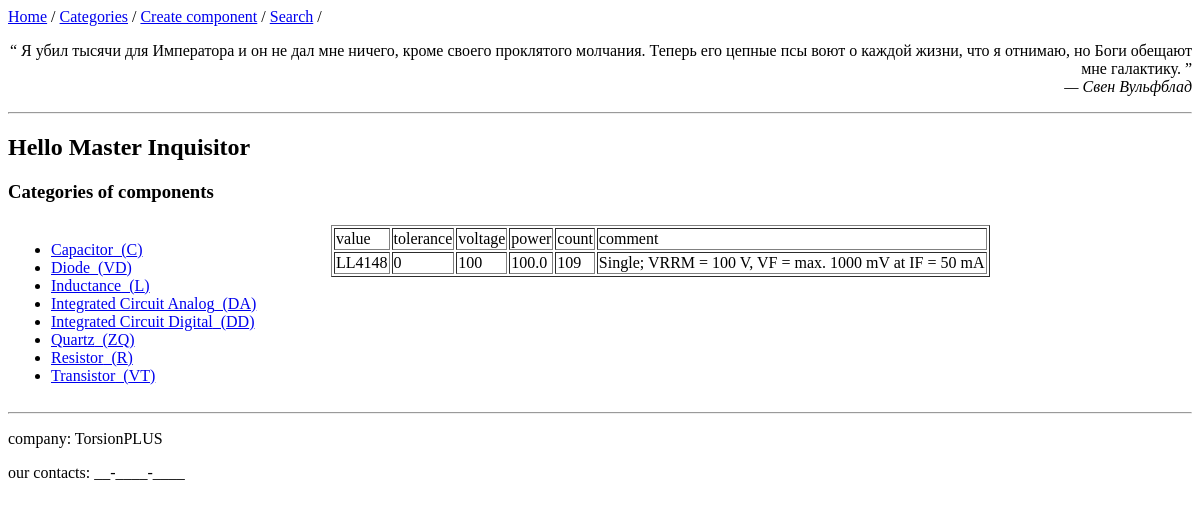
The page /categories/diode on the database as committed earlier.
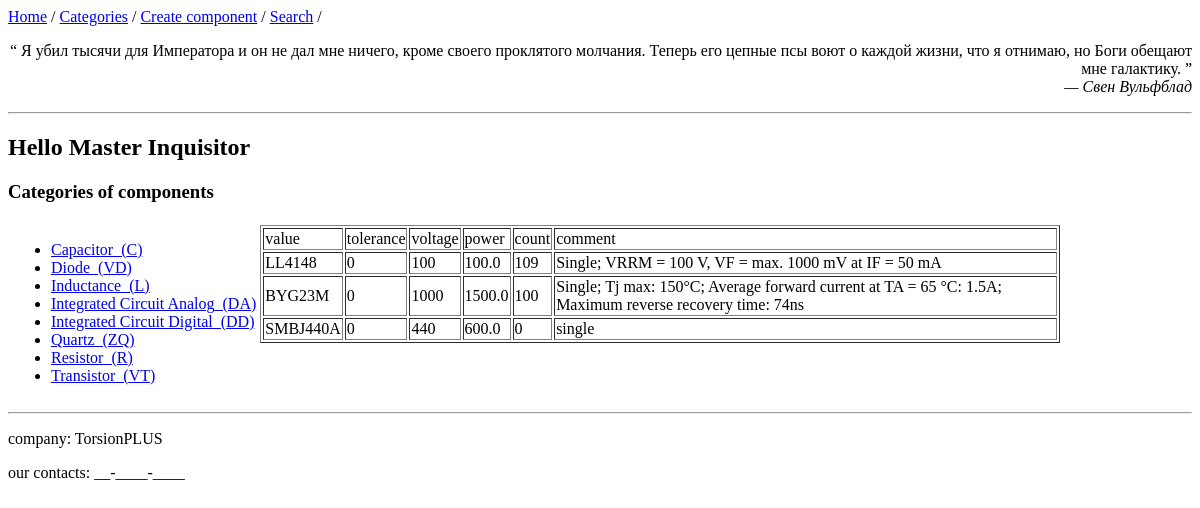
The same page on the database as committed later.
### app_comp/models.py (models this page shows, shortened)
class Category(db.Model):
    __tablename__ = 'categories'
    id = db.Column(db.Integer, primary_key=True)
    name = db.Column(db.String(128), unique=True, index=True, nullable=False)
    refdes = db.Column(db.String(15), nullable=False)
    components = db.relationship('Component',
                                 backref='category',
                                 lazy=True,
                                 cascade='all, delete-orphan')

class Component(db.Model):
    __tablename__ = 'components'
    id = db.Column(db.Integer, primary_key=True)
    value = db.Column(db.String(128), unique=True, index=True, nullable=False)
    tolerance = db.Column(db.Integer, default=None)   # %
    voltage = db.Column(db.Integer, default=None)  # V
    power = db.Column(db.Float, default=None)
    count = db.Column(db.Integer, default=0)
    comment = db.Column(db.Text)
    category_name = db.Column(db.String(128), db.ForeignKey("categories.name"))
    pattern_name = db.Column(db.String(128), db.ForeignKey("patterns.name"))
    pcboards = db.relationship("AssociatedCompPcb",
                               back_populates='component')
    def __str__(self):
        return f'id:({self.id}) {self.value} {self.pattern_name}; count={self.count} '
    def get_parameters_as_dict(self) -> dict:
        return {"value": self.value,
                "tolerance": self.tolerance,
                "voltage": self.voltage,
                "power": self.power,
                "count": self.count,
                "comment": self.comment,
                }

### app_comp/views.py (the view, shortened to what this page needs)
@app.route('/categories/<string:type_category>', methods=['get'])
def categories(type_category='menu'):
    all_cat = db.session.query(Category).order_by(Category.name).all()
    category = type_category
    if category != 'menu':
        components_from_category = get_components_from_category(db, category, Component)
        print(components_from_category)
        if components_from_category:
            print(components_from_category[0])
            temp_bd['quote'] = random_quote()
            return render_template("categories.html",
                                   title='Categories',
                                   all_categories=all_cat,
                                   components_of_category=components_from_category,
                                   bd=temp_bd, )
        else:
            return redirect(url_for("categories", type_category='menu'))

### app_comp/tools/database_tools.py (called while the page is built)
def get_components_from_category(db, category, *args):
    cat_components = db.session.query(*args).filter(Component.category_name == category).all()
    return cat_components

### app_comp/tools/quotes.py (called while the page is built)
def random_quote(quotes=get_json_data()):
    return random.choice(quotes)

### app_comp/templates/categories.html
{% extends 'base.html'%}
{% block content%}
<h3> Categories of components </h3>
<table>
    <td valign="top" align="left">{% include "categories_part/category_menu.html" %}</td>
    <td valign="top" align="center" width="800px">{% include "categories_part/category_content.html" %}</td>
</table>
{% endblock %}

### app_comp/templates/base.html (shortened to what this page needs)
<!DOCTYPE html>
<html lang="en">
    <head>
    </head>
    <header>
        {% include "navigation.html" %}
        {% include "rand_quotes.html" %}
            <hr>
    </header>
    <body>
        <h2>Hello {{bd.user}}</h2>
        {% block content %}
        {% endblock %}
    </body>
    <footer>
        <hr>
        <p>company: {{bd.company}}</p>
        <div>our contacts: __-____-____</div>
	</footer>
</html>

### app_comp/templates/navigation.html
<nav>
    <a href="{{ url_for('index') }}">Home</a> /
    <a href="{{ url_for('categories', type_category='menu') }}">Categories</a> /
    <a href="{{ url_for('create_component') }}">Create component</a> /
    <a href="{{ url_for('index') }}">Search</a> /
</nav>

### app_comp/templates/rand_quotes.html
{% if bd.quote %}
<p align="right">
    <q> {{bd.quote[0]}} </q><br>
    <cite> {{bd.quote[1]}} </cite>
</p>
{% else %}
<p align="right">
    well, and what you want?
</p>
{% endif %}

### app_comp/templates/categories_part/category_menu.html (shortened to what this page needs)
<ul>
    {% for cat in all_categories %}
        <li>
            <a href="{{ url_for('categories', type_category=cat.name) }}">
                {{cat.name|title}}_({{cat.refdes}})
            </a>
         </li>
    {% endfor %}
</ul>

### app_comp/templates/categories_part/category_content.html
<div>
{% if components_of_category %}
    <table align="center" border="1px">
        <tr>
        {% for key in components_of_category[0].get_parameters_as_dict().keys() %}
            <td>{{ key }}</td>
        {% endfor %}
        </tr>
        {% for comp in components_of_category %}
        <tr>
            {% for value in comp.get_parameters_as_dict().values() %}
            <td> {{value}}</td>
            {% endfor %}
        </tr>
        {% endfor %}
    </table>
{% else %}
    <img width="350px" src="../static/images/AM_icon.jpg" alt="Adeptus Mechanicus are wait">
{% endif %}
</div>

Rows that differ between the two databases and show on the page:
added Component: value "BYG23M", values "0" "100", voltage "1000", power "1500.0", comment "Single; Tj max: 150°C; Average forward current at TA = 65 °C: 1.5A; Maximum reverse recovery time: 74ns"
added Component: value "SMBJ440A", values "0" "0", voltage "440", power "600.0", comment "single"
